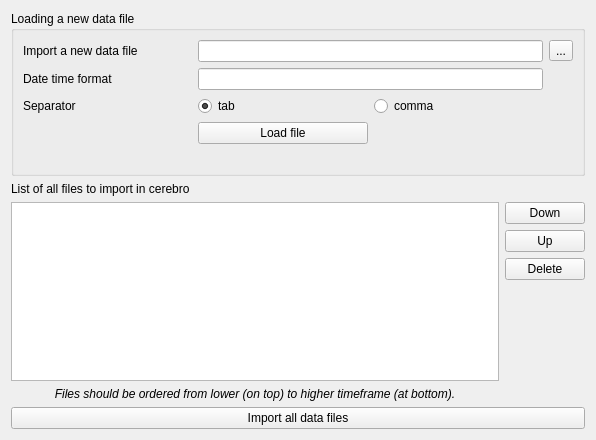
<?xml version="1.0" encoding="UTF-8"?>
<ui version="4.0">
 <class>Form</class>
 <widget class="QWidget" name="Form">
  <property name="geometry">
   <rect>
    <x>0</x>
    <y>0</y>
    <width>596</width>
    <height>440</height>
   </rect>
  </property>
  <property name="windowTitle">
   <string>Import one or multiple data files</string>
  </property>
  <layout class="QGridLayout" name="gridLayout_2">
   <item row="3" column="0">
    <widget class="QListWidget" name="dataFilesListWidget">
     <property name="sizePolicy">
      <sizepolicy hsizetype="Expanding" vsizetype="Preferred">
       <horstretch>0</horstretch>
       <verstretch>0</verstretch>
      </sizepolicy>
     </property>
    </widget>
   </item>
   <item row="2" column="0">
    <widget class="QLabel" name="label_4">
     <property name="text">
      <string>List of all files to import in cerebro</string>
     </property>
    </widget>
   </item>
   <item row="5" column="0" colspan="2">
    <widget class="QPushButton" name="importPB">
     <property name="text">
      <string>Import all data files</string>
     </property>
    </widget>
   </item>
   <item row="3" column="1">
    <layout class="QVBoxLayout" name="verticalLayout">
     <item>
      <widget class="QPushButton" name="downPB">
       <property name="sizePolicy">
        <sizepolicy hsizetype="Minimum" vsizetype="Preferred">
         <horstretch>0</horstretch>
         <verstretch>0</verstretch>
        </sizepolicy>
       </property>
       <property name="maximumSize">
        <size>
         <width>16777215</width>
         <height>16777215</height>
        </size>
       </property>
       <property name="text">
        <string>Down</string>
       </property>
      </widget>
     </item>
     <item>
      <widget class="QPushButton" name="upPB">
       <property name="sizePolicy">
        <sizepolicy hsizetype="Minimum" vsizetype="Preferred">
         <horstretch>0</horstretch>
         <verstretch>0</verstretch>
        </sizepolicy>
       </property>
       <property name="maximumSize">
        <size>
         <width>16777215</width>
         <height>16777215</height>
        </size>
       </property>
       <property name="text">
        <string>Up</string>
       </property>
      </widget>
     </item>
     <item>
      <widget class="QPushButton" name="deletePB">
       <property name="sizePolicy">
        <sizepolicy hsizetype="Minimum" vsizetype="Preferred">
         <horstretch>0</horstretch>
         <verstretch>0</verstretch>
        </sizepolicy>
       </property>
       <property name="maximumSize">
        <size>
         <width>16777215</width>
         <height>16777215</height>
        </size>
       </property>
       <property name="text">
        <string>Delete</string>
       </property>
      </widget>
     </item>
     <item>
      <spacer name="verticalSpacer">
       <property name="orientation">
        <enum>Qt::Vertical</enum>
       </property>
       <property name="sizeHint" stdset="0">
        <size>
         <width>20</width>
         <height>40</height>
        </size>
       </property>
      </spacer>
     </item>
    </layout>
   </item>
   <item row="0" column="0" colspan="2">
    <widget class="QGroupBox" name="groupBox">
     <property name="title">
      <string>Loading a new data file</string>
     </property>
     <layout class="QGridLayout" name="gridLayout">
      <item row="0" column="0">
       <widget class="QLabel" name="label">
        <property name="text">
         <string>Import a new data file</string>
        </property>
       </widget>
      </item>
      <item row="0" column="1" colspan="2">
       <widget class="QLineEdit" name="filePathLE"/>
      </item>
      <item row="0" column="3">
       <widget class="QToolButton" name="openFilePB">
        <property name="text">
         <string>...</string>
        </property>
       </widget>
      </item>
      <item row="1" column="0">
       <widget class="QLabel" name="label_3">
        <property name="text">
         <string>Date time format</string>
        </property>
       </widget>
      </item>
      <item row="1" column="1" colspan="2">
       <widget class="QLineEdit" name="datetimeFormatLE"/>
      </item>
      <item row="2" column="0">
       <widget class="QLabel" name="label_2">
        <property name="text">
         <string>Separator</string>
        </property>
       </widget>
      </item>
      <item row="2" column="1">
       <widget class="QRadioButton" name="tabRB">
        <property name="text">
         <string>tab</string>
        </property>
        <property name="checked">
         <bool>true</bool>
        </property>
       </widget>
      </item>
      <item row="2" column="2">
       <widget class="QRadioButton" name="commaRB">
        <property name="text">
         <string>comma</string>
        </property>
       </widget>
      </item>
      <item row="3" column="1">
       <widget class="QPushButton" name="loadFilePB">
        <property name="text">
         <string>Load file</string>
        </property>
       </widget>
      </item>
      <item row="4" column="0" colspan="3">
       <widget class="QLabel" name="errorLabel">
        <property name="styleSheet">
         <string notr="true">color: red</string>
        </property>
        <property name="text">
         <string/>
        </property>
        <property name="alignment">
         <set>Qt::AlignCenter</set>
        </property>
       </widget>
      </item>
     </layout>
    </widget>
   </item>
   <item row="4" column="0">
    <widget class="QLabel" name="label_5">
     <property name="styleSheet">
      <string notr="true">font-style: italic</string>
     </property>
     <property name="text">
      <string>Files should be ordered from lower (on top) to higher timeframe (at bottom).</string>
     </property>
     <property name="scaledContents">
      <bool>false</bool>
     </property>
     <property name="alignment">
      <set>Qt::AlignCenter</set>
     </property>
     <property name="wordWrap">
      <bool>true</bool>
     </property>
    </widget>
   </item>
  </layout>
 </widget>
 <resources/>
 <connections/>
</ui>
